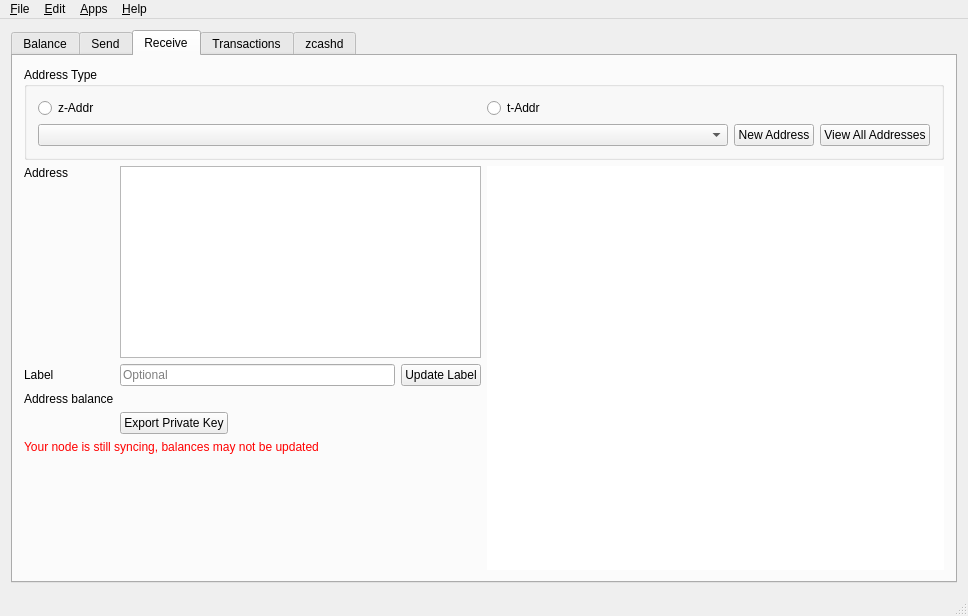
<?xml version="1.0" encoding="UTF-8"?>
<ui version="4.0">
 <class>MainWindow</class>
 <widget class="QMainWindow" name="MainWindow">
  <property name="geometry">
   <rect>
    <x>0</x>
    <y>0</y>
    <width>968</width>
    <height>616</height>
   </rect>
  </property>
  <property name="windowTitle">
   <string>YecWallet</string>
  </property>
  <property name="windowIcon">
   <iconset resource="../application.qrc">
    <normaloff>:/icons/res/icon.ico</normaloff>:/icons/res/icon.ico</iconset>
  </property>
  <widget class="QWidget" name="centralWidget">
   <layout class="QGridLayout" name="gridLayout_3">
    <item row="0" column="0">
     <widget class="QTabWidget" name="tabWidget">
      <property name="currentIndex">
       <number>2</number>
      </property>
      <widget class="QWidget" name="tab">
       <attribute name="title">
        <string>Balance</string>
       </attribute>
       <layout class="QGridLayout" name="gridLayout_2">
        <item row="0" column="0">
         <layout class="QHBoxLayout" name="horizontalLayout_5">
          <item>
           <widget class="QGroupBox" name="groupBox">
            <property name="minimumSize">
             <size>
              <width>250</width>
              <height>0</height>
             </size>
            </property>
            <property name="title">
             <string>Summary</string>
            </property>
            <property name="flat">
             <bool>false</bool>
            </property>
            <layout class="QGridLayout" name="gridLayout">
             <item row="0" column="0">
              <layout class="QVBoxLayout" name="verticalLayout">
               <item>
                <layout class="QHBoxLayout" name="horizontalLayout">
                 <item>
                  <widget class="QLabel" name="label">
                   <property name="sizePolicy">
                    <sizepolicy hsizetype="Minimum" vsizetype="Preferred">
                     <horstretch>0</horstretch>
                     <verstretch>0</verstretch>
                    </sizepolicy>
                   </property>
                   <property name="text">
                    <string>Shielded</string>
                   </property>
                  </widget>
                 </item>
                 <item>
                  <widget class="QLabel" name="balSheilded">
                   <property name="text">
                    <string/>
                   </property>
                   <property name="alignment">
                    <set>Qt::AlignRight|Qt::AlignTrailing|Qt::AlignVCenter</set>
                   </property>
                  </widget>
                 </item>
                </layout>
               </item>
               <item>
                <layout class="QHBoxLayout" name="horizontalLayout_2">
                 <item>
                  <widget class="QLabel" name="label_2">
                   <property name="sizePolicy">
                    <sizepolicy hsizetype="Minimum" vsizetype="Preferred">
                     <horstretch>0</horstretch>
                     <verstretch>0</verstretch>
                    </sizepolicy>
                   </property>
                   <property name="text">
                    <string>Transparent</string>
                   </property>
                  </widget>
                 </item>
                 <item>
                  <widget class="QLabel" name="balTransparent">
                   <property name="text">
                    <string/>
                   </property>
                   <property name="alignment">
                    <set>Qt::AlignRight|Qt::AlignTrailing|Qt::AlignVCenter</set>
                   </property>
                  </widget>
                 </item>
                </layout>
               </item>
               <item>
                <widget class="Line" name="line">
                 <property name="orientation">
                  <enum>Qt::Horizontal</enum>
                 </property>
                </widget>
               </item>
               <item>
                <layout class="QHBoxLayout" name="horizontalLayout_3">
                 <item>
                  <widget class="QLabel" name="label_3">
                   <property name="sizePolicy">
                    <sizepolicy hsizetype="Minimum" vsizetype="Preferred">
                     <horstretch>0</horstretch>
                     <verstretch>0</verstretch>
                    </sizepolicy>
                   </property>
                   <property name="font">
                    <font>
                     <weight>75</weight>
                     <bold>true</bold>
                    </font>
                   </property>
                   <property name="text">
                    <string>Total</string>
                   </property>
                  </widget>
                 </item>
                 <item>
                  <widget class="QLabel" name="balTotal">
                   <property name="font">
                    <font>
                     <weight>75</weight>
                     <bold>true</bold>
                    </font>
                   </property>
                   <property name="text">
                    <string/>
                   </property>
                   <property name="alignment">
                    <set>Qt::AlignRight|Qt::AlignTrailing|Qt::AlignVCenter</set>
                   </property>
                  </widget>
                 </item>
                </layout>
               </item>
               <item>
                <spacer name="verticalSpacer">
                 <property name="orientation">
                  <enum>Qt::Vertical</enum>
                 </property>
                 <property name="sizeHint" stdset="0">
                  <size>
                   <width>20</width>
                   <height>40</height>
                  </size>
                 </property>
                </spacer>
               </item>
               <item>
                <widget class="QLabel" name="lblSyncWarning">
                 <property name="styleSheet">
                  <string notr="true">color:red;</string>
                 </property>
                 <property name="text">
                  <string>Your node is still syncing, balances may not be updated</string>
                 </property>
                 <property name="wordWrap">
                  <bool>true</bool>
                 </property>
                </widget>
               </item>
               <item>
                <widget class="QLabel" name="unconfirmedWarning">
                 <property name="sizePolicy">
                  <sizepolicy hsizetype="Minimum" vsizetype="Preferred">
                   <horstretch>0</horstretch>
                   <verstretch>0</verstretch>
                  </sizepolicy>
                 </property>
                 <property name="styleSheet">
                  <string notr="true">color: red;</string>
                 </property>
                 <property name="text">
                  <string>Some transactions are not yet confirmed</string>
                 </property>
                </widget>
               </item>
              </layout>
             </item>
            </layout>
           </widget>
          </item>
          <item>
           <widget class="QGroupBox" name="groupBox_2">
            <property name="sizePolicy">
             <sizepolicy hsizetype="Expanding" vsizetype="Preferred">
              <horstretch>0</horstretch>
              <verstretch>0</verstretch>
             </sizepolicy>
            </property>
            <property name="title">
             <string>Address Balances</string>
            </property>
            <layout class="QHBoxLayout" name="horizontalLayout_4">
             <property name="spacing">
              <number>6</number>
             </property>
             <property name="leftMargin">
              <number>0</number>
             </property>
             <property name="topMargin">
              <number>0</number>
             </property>
             <property name="rightMargin">
              <number>0</number>
             </property>
             <property name="bottomMargin">
              <number>0</number>
             </property>
             <item>
              <widget class="QTableView" name="balancesTable">
               <property name="selectionMode">
                <enum>QAbstractItemView::SingleSelection</enum>
               </property>
               <property name="selectionBehavior">
                <enum>QAbstractItemView::SelectRows</enum>
               </property>
               <property name="cornerButtonEnabled">
                <bool>false</bool>
               </property>
               <attribute name="horizontalHeaderShowSortIndicator" stdset="0">
                <bool>false</bool>
               </attribute>
               <attribute name="horizontalHeaderStretchLastSection">
                <bool>true</bool>
               </attribute>
               <attribute name="verticalHeaderVisible">
                <bool>false</bool>
               </attribute>
              </widget>
             </item>
            </layout>
           </widget>
          </item>
         </layout>
        </item>
       </layout>
      </widget>
      <widget class="QWidget" name="tab_2">
       <attribute name="title">
        <string>Send</string>
       </attribute>
       <layout class="QVBoxLayout" name="verticalLayout_4">
        <item>
         <widget class="QGroupBox" name="groupBox_4">
          <property name="autoFillBackground">
           <bool>false</bool>
          </property>
          <property name="title">
           <string>From</string>
          </property>
          <property name="flat">
           <bool>false</bool>
          </property>
          <layout class="QVBoxLayout" name="verticalLayout_6">
           <item>
            <layout class="QHBoxLayout" name="horizontalLayout_8">
             <item>
              <widget class="AddressCombo" name="inputsCombo"/>
             </item>
            </layout>
           </item>
           <item>
            <layout class="QHBoxLayout" name="horizontalLayout_15">
             <item>
              <widget class="QLabel" name="label_5">
               <property name="text">
                <string>Address Balance</string>
               </property>
              </widget>
             </item>
             <item>
              <widget class="QLineEdit" name="sendAddressBalance">
               <property name="sizePolicy">
                <sizepolicy hsizetype="Preferred" vsizetype="Fixed">
                 <horstretch>0</horstretch>
                 <verstretch>0</verstretch>
                </sizepolicy>
               </property>
               <property name="alignment">
                <set>Qt::AlignRight|Qt::AlignTrailing|Qt::AlignVCenter</set>
               </property>
               <property name="readOnly">
                <bool>true</bool>
               </property>
              </widget>
             </item>
             <item>
              <widget class="QLabel" name="sendAddressBalanceUSD">
               <property name="text">
                <string/>
               </property>
              </widget>
             </item>
             <item>
              <spacer name="horizontalSpacer_6">
               <property name="orientation">
                <enum>Qt::Horizontal</enum>
               </property>
               <property name="sizeHint" stdset="0">
                <size>
                 <width>40</width>
                 <height>20</height>
                </size>
               </property>
              </spacer>
             </item>
            </layout>
           </item>
          </layout>
         </widget>
        </item>
        <item>
         <widget class="QGroupBox" name="groupBox_3">
          <property name="title">
           <string>Send To</string>
          </property>
          <property name="flat">
           <bool>false</bool>
          </property>
          <layout class="QVBoxLayout" name="verticalLayout_3">
           <property name="leftMargin">
            <number>0</number>
           </property>
           <property name="topMargin">
            <number>0</number>
           </property>
           <property name="rightMargin">
            <number>0</number>
           </property>
           <property name="bottomMargin">
            <number>0</number>
           </property>
           <item>
            <widget class="QScrollArea" name="sendToScrollArea">
             <property name="sizeAdjustPolicy">
              <enum>QAbstractScrollArea::AdjustToContents</enum>
             </property>
             <property name="widgetResizable">
              <bool>true</bool>
             </property>
             <widget class="QWidget" name="sendToWidgets">
              <property name="geometry">
               <rect>
                <x>0</x>
                <y>0</y>
                <width>928</width>
                <height>353</height>
               </rect>
              </property>
              <layout class="QVBoxLayout" name="sendToLayout">
               <item>
                <widget class="QGroupBox" name="verticalGroupBox">
                 <property name="title">
                  <string>Recipient</string>
                 </property>
                 <layout class="QVBoxLayout" name="sendAddressLayout">
                  <item>
                   <layout class="QHBoxLayout" name="horizontalLayout_12">
                    <item>
                     <widget class="QLabel" name="label_4">
                      <property name="text">
                       <string>Address</string>
                      </property>
                     </widget>
                    </item>
                    <item>
                     <widget class="QLineEdit" name="Address1">
                      <property name="placeholderText">
                       <string>Address</string>
                      </property>
                     </widget>
                    </item>
                    <item>
                     <widget class="QPushButton" name="AddressBook1">
                      <property name="text">
                       <string>Address Book</string>
                      </property>
                     </widget>
                    </item>
                   </layout>
                  </item>
                  <item>
                   <layout class="QHBoxLayout" name="horizontalLayout_13">
                    <item>
                     <widget class="QLabel" name="label_6">
                      <property name="text">
                       <string>Amount</string>
                      </property>
                     </widget>
                    </item>
                    <item>
                     <widget class="QLineEdit" name="Amount1">
                      <property name="baseSize">
                       <size>
                        <width>200</width>
                        <height>0</height>
                       </size>
                      </property>
                      <property name="alignment">
                       <set>Qt::AlignRight|Qt::AlignTrailing|Qt::AlignVCenter</set>
                      </property>
                      <property name="placeholderText">
                       <string>Amount</string>
                      </property>
                     </widget>
                    </item>
                    <item>
                     <widget class="QLabel" name="AmtUSD1">
                      <property name="text">
                       <string/>
                      </property>
                     </widget>
                    </item>
                    <item>
                     <widget class="QCheckBox" name="Max1">
                      <property name="text">
                       <string>Max Available</string>
                      </property>
                     </widget>
                    </item>
                    <item>
                     <spacer name="horizontalSpacer_4">
                      <property name="orientation">
                       <enum>Qt::Horizontal</enum>
                      </property>
                      <property name="sizeHint" stdset="0">
                       <size>
                        <width>40</width>
                        <height>20</height>
                       </size>
                      </property>
                     </spacer>
                    </item>
                    <item>
                     <widget class="QPushButton" name="MemoBtn1">
                      <property name="enabled">
                       <bool>true</bool>
                      </property>
                      <property name="toolTip">
                       <string/>
                      </property>
                      <property name="text">
                       <string>Memo</string>
                      </property>
                     </widget>
                    </item>
                   </layout>
                  </item>
                  <item>
                   <widget class="QLabel" name="MemoTxt1">
                    <property name="font">
                     <font>
                      <pointsize>10</pointsize>
                     </font>
                    </property>
                    <property name="text">
                     <string/>
                    </property>
                    <property name="wordWrap">
                     <bool>true</bool>
                    </property>
                   </widget>
                  </item>
                 </layout>
                </widget>
               </item>
               <item>
                <layout class="QHBoxLayout" name="horizontalLayout_7">
                 <item>
                  <spacer name="horizontalSpacer_2">
                   <property name="orientation">
                    <enum>Qt::Horizontal</enum>
                   </property>
                   <property name="sizeHint" stdset="0">
                    <size>
                     <width>40</width>
                     <height>20</height>
                    </size>
                   </property>
                  </spacer>
                 </item>
                 <item>
                  <widget class="QPushButton" name="addAddressButton">
                   <property name="baseSize">
                    <size>
                     <width>200</width>
                     <height>0</height>
                    </size>
                   </property>
                   <property name="text">
                    <string>Add Recipient</string>
                   </property>
                  </widget>
                 </item>
                 <item>
                  <spacer name="horizontalSpacer_3">
                   <property name="orientation">
                    <enum>Qt::Horizontal</enum>
                   </property>
                   <property name="sizeHint" stdset="0">
                    <size>
                     <width>40</width>
                     <height>20</height>
                    </size>
                   </property>
                  </spacer>
                 </item>
                </layout>
               </item>
               <item>
                <spacer name="verticalSpacer_2">
                 <property name="orientation">
                  <enum>Qt::Vertical</enum>
                 </property>
                 <property name="sizeHint" stdset="0">
                  <size>
                   <width>20</width>
                   <height>40</height>
                  </size>
                 </property>
                </spacer>
               </item>
              </layout>
             </widget>
            </widget>
           </item>
          </layout>
         </widget>
        </item>
        <item>
         <layout class="QHBoxLayout" name="layoutSendRecurring">
          <item>
           <widget class="QCheckBox" name="chkRecurring">
            <property name="text">
             <string>Recurring payment</string>
            </property>
           </widget>
          </item>
          <item>
           <widget class="QLabel" name="lblRecurDesc">
            <property name="text">
             <string>Every month, starting 12-May-2012, for 6 payments</string>
            </property>
           </widget>
          </item>
          <item>
           <widget class="QPushButton" name="btnRecurSchedule">
            <property name="text">
             <string>Edit Schedule</string>
            </property>
            <property name="checkable">
             <bool>false</bool>
            </property>
            <property name="checked">
             <bool>false</bool>
            </property>
           </widget>
          </item>
          <item>
           <spacer name="horizontalSpacer_7">
            <property name="orientation">
             <enum>Qt::Horizontal</enum>
            </property>
            <property name="sizeHint" stdset="0">
             <size>
              <width>40</width>
              <height>20</height>
             </size>
            </property>
           </spacer>
          </item>
         </layout>
        </item>
        <item>
         <layout class="QHBoxLayout" name="horizontalLayout_6">
          <item>
           <widget class="QLabel" name="minerFeeLabel">
            <property name="text">
             <string>Miner Fee</string>
            </property>
           </widget>
          </item>
          <item>
           <widget class="QLineEdit" name="minerFeeAmt">
            <property name="sizePolicy">
             <sizepolicy hsizetype="Preferred" vsizetype="Fixed">
              <horstretch>0</horstretch>
              <verstretch>0</verstretch>
             </sizepolicy>
            </property>
            <property name="text">
             <string>0</string>
            </property>
           </widget>
          </item>
          <item>
           <widget class="QLabel" name="lblMinerFeeUSD">
            <property name="text">
             <string/>
            </property>
           </widget>
          </item>
          <item>
           <widget class="QLabel" name="label_17">
            <property name="text">
             <string notr="true"/>
            </property>
           </widget>
          </item>
          <item>
           <spacer name="horizontalSpacer">
            <property name="orientation">
             <enum>Qt::Horizontal</enum>
            </property>
            <property name="sizeHint" stdset="0">
             <size>
              <width>40</width>
              <height>20</height>
             </size>
            </property>
           </spacer>
          </item>
          <item>
           <widget class="QPushButton" name="sendTransactionButton">
            <property name="baseSize">
             <size>
              <width>100</width>
              <height>0</height>
             </size>
            </property>
            <property name="text">
             <string>Send</string>
            </property>
            <property name="flat">
             <bool>false</bool>
            </property>
           </widget>
          </item>
          <item>
           <widget class="QPushButton" name="cancelSendButton">
            <property name="baseSize">
             <size>
              <width>100</width>
              <height>0</height>
             </size>
            </property>
            <property name="text">
             <string>Cancel</string>
            </property>
           </widget>
          </item>
         </layout>
        </item>
       </layout>
      </widget>
      <widget class="QWidget" name="tab_3">
       <attribute name="title">
        <string>Receive</string>
       </attribute>
       <layout class="QVBoxLayout" name="verticalLayout_5">
        <item>
         <layout class="QVBoxLayout" name="verticalLayout_8">
          <item>
           <widget class="QGroupBox" name="groupBox_6">
            <property name="title">
             <string>Address Type</string>
            </property>
            <property name="flat">
             <bool>false</bool>
            </property>
            <property name="checkable">
             <bool>false</bool>
            </property>
            <layout class="QVBoxLayout" name="verticalLayout_9">
             <item>
              <layout class="QHBoxLayout" name="horizontalLayout_9">
               <item>
                <widget class="QRadioButton" name="rdioZSAddr">
                 <property name="text">
                  <string>z-Addr</string>
                 </property>
                </widget>
               </item>
               <item>
                <widget class="QRadioButton" name="rdioTAddr">
                 <property name="sizePolicy">
                  <sizepolicy hsizetype="Preferred" vsizetype="Fixed">
                   <horstretch>0</horstretch>
                   <verstretch>0</verstretch>
                  </sizepolicy>
                 </property>
                 <property name="text">
                  <string>t-Addr</string>
                 </property>
                </widget>
               </item>
              </layout>
             </item>
             <item>
              <layout class="QHBoxLayout" name="horizontalLayout_10">
               <item>
                <widget class="AddressCombo" name="listRecieveAddresses">
                 <property name="sizePolicy">
                  <sizepolicy hsizetype="Expanding" vsizetype="Fixed">
                   <horstretch>0</horstretch>
                   <verstretch>0</verstretch>
                  </sizepolicy>
                 </property>
                 <property name="duplicatesEnabled">
                  <bool>false</bool>
                 </property>
                </widget>
               </item>
               <item>
                <widget class="QPushButton" name="btnRecieveNewAddr">
                 <property name="text">
                  <string>New Address</string>
                 </property>
                </widget>
               </item>
               <item>
                <widget class="QPushButton" name="btnViewAllAddresses">
                 <property name="text">
                  <string>View All Addresses</string>
                 </property>
                </widget>
               </item>
              </layout>
             </item>
            </layout>
           </widget>
          </item>
          <item>
           <layout class="QHBoxLayout" name="horizontalLayout_11">
            <item>
             <layout class="QVBoxLayout" name="verticalLayout_10">
              <item>
               <layout class="QGridLayout" name="gridLayout_4">
                <item row="1" column="0">
                 <widget class="QLabel" name="label_7">
                  <property name="text">
                   <string>Label</string>
                  </property>
                 </widget>
                </item>
                <item row="1" column="2">
                 <widget class="QPushButton" name="rcvUpdateLabel">
                  <property name="text">
                   <string>Update Label</string>
                  </property>
                 </widget>
                </item>
                <item row="2" column="1" colspan="2">
                 <widget class="QLabel" name="rcvBal">
                  <property name="text">
                   <string/>
                  </property>
                 </widget>
                </item>
                <item row="2" column="0">
                 <widget class="QLabel" name="label_21">
                  <property name="text">
                   <string>Address balance</string>
                  </property>
                 </widget>
                </item>
                <item row="1" column="1">
                 <widget class="QLineEdit" name="rcvLabel">
                  <property name="maxLength">
                   <number>40</number>
                  </property>
                  <property name="placeholderText">
                   <string>Optional</string>
                  </property>
                 </widget>
                </item>
                <item row="0" column="1" colspan="2">
                 <widget class="QPlainTextEdit" name="txtRecieve">
                  <property name="sizePolicy">
                   <sizepolicy hsizetype="Expanding" vsizetype="Preferred">
                    <horstretch>0</horstretch>
                    <verstretch>0</verstretch>
                   </sizepolicy>
                  </property>
                  <property name="readOnly">
                   <bool>true</bool>
                  </property>
                 </widget>
                </item>
                <item row="3" column="1" colspan="2">
                 <layout class="QHBoxLayout" name="horizontalLayout_16">
                  <item>
                   <widget class="QPushButton" name="exportKey">
                    <property name="text">
                     <string>Export Private Key</string>
                    </property>
                   </widget>
                  </item>
                  <item>
                   <spacer name="horizontalSpacer_5">
                    <property name="orientation">
                     <enum>Qt::Horizontal</enum>
                    </property>
                    <property name="sizeHint" stdset="0">
                     <size>
                      <width>40</width>
                      <height>20</height>
                     </size>
                    </property>
                   </spacer>
                  </item>
                 </layout>
                </item>
                <item row="0" column="0">
                 <widget class="QLabel" name="label_10">
                  <property name="text">
                   <string>Address</string>
                  </property>
                  <property name="alignment">
                   <set>Qt::AlignLeading|Qt::AlignLeft|Qt::AlignTop</set>
                  </property>
                 </widget>
                </item>
               </layout>
              </item>
              <item>
               <widget class="QLabel" name="lblSyncWarningReceive">
                <property name="styleSheet">
                 <string notr="true">color: red;</string>
                </property>
                <property name="text">
                 <string>Your node is still syncing, balances may not be updated</string>
                </property>
               </widget>
              </item>
              <item>
               <spacer name="verticalSpacer_5">
                <property name="orientation">
                 <enum>Qt::Vertical</enum>
                </property>
                <property name="sizeHint" stdset="0">
                 <size>
                  <width>20</width>
                  <height>40</height>
                 </size>
                </property>
               </spacer>
              </item>
             </layout>
            </item>
            <item>
             <widget class="QRCodeLabel" name="qrcodeDisplay">
              <property name="sizePolicy">
               <sizepolicy hsizetype="Expanding" vsizetype="Expanding">
                <horstretch>0</horstretch>
                <verstretch>0</verstretch>
               </sizepolicy>
              </property>
              <property name="styleSheet">
               <string notr="true">background-color: #fff</string>
              </property>
              <property name="text">
               <string/>
              </property>
             </widget>
            </item>
           </layout>
          </item>
         </layout>
        </item>
       </layout>
      </widget>
      <widget class="QWidget" name="tab_4">
       <attribute name="title">
        <string>Transactions</string>
       </attribute>
       <layout class="QVBoxLayout" name="verticalLayout_2">
        <item>
         <widget class="QTableView" name="transactionsTable">
          <property name="selectionMode">
           <enum>QAbstractItemView::SingleSelection</enum>
          </property>
          <property name="selectionBehavior">
           <enum>QAbstractItemView::SelectRows</enum>
          </property>
         </widget>
        </item>
       </layout>
      </widget>
      <widget class="QWidget" name="tab_5">
       <attribute name="title">
        <string>zcashd</string>
       </attribute>
       <layout class="QVBoxLayout" name="verticalLayout_7">
        <item>
         <layout class="QHBoxLayout" name="horizontalLayout_14">
          <item>
           <widget class="FilledIconLabel" name="zcashdlogo">
            <property name="sizePolicy">
             <sizepolicy hsizetype="Expanding" vsizetype="Expanding">
              <horstretch>0</horstretch>
              <verstretch>0</verstretch>
             </sizepolicy>
            </property>
            <property name="text">
             <string/>
            </property>
            <property name="scaledContents">
             <bool>false</bool>
            </property>
           </widget>
          </item>
          <item>
           <widget class="QGroupBox" name="groupBox_5">
            <property name="title">
             <string/>
            </property>
            <layout class="QGridLayout" name="gridLayout_5">
             <item row="5" column="0" colspan="3">
              <widget class="QLabel" name="label_14">
               <property name="text">
                <string>You are currently not mining</string>
               </property>
              </widget>
             </item>
             <item row="6" column="0">
              <spacer name="verticalSpacer_4">
               <property name="orientation">
                <enum>Qt::Vertical</enum>
               </property>
               <property name="sizeHint" stdset="0">
                <size>
                 <width>20</width>
                 <height>40</height>
                </size>
               </property>
              </spacer>
             </item>
             <item row="2" column="2">
              <widget class="QLabel" name="numconnections">
               <property name="text">
                <string>Loading...</string>
               </property>
              </widget>
             </item>
             <item row="1" column="0">
              <widget class="QLabel" name="heightLabel">
               <property name="text">
                <string>Block height</string>
               </property>
              </widget>
             </item>
             <item row="3" column="2">
              <widget class="QLabel" name="solrate">
               <property name="text">
                <string>Loading...</string>
               </property>
              </widget>
             </item>
             <item row="3" column="0">
              <widget class="QLabel" name="label_12">
               <property name="text">
                <string>Network solution rate</string>
               </property>
              </widget>
             </item>
             <item row="2" column="0">
              <widget class="QLabel" name="label_8">
               <property name="text">
                <string>Connections</string>
               </property>
              </widget>
             </item>
             <item row="1" column="2">
              <widget class="QLabel" name="blockheight">
               <property name="text">
                <string>Loading...</string>
               </property>
              </widget>
             </item>
             <item row="4" column="0" colspan="3">
              <widget class="Line" name="line_2">
               <property name="orientation">
                <enum>Qt::Horizontal</enum>
               </property>
              </widget>
             </item>
             <item row="0" column="0">
              <spacer name="verticalSpacer_3">
               <property name="orientation">
                <enum>Qt::Vertical</enum>
               </property>
               <property name="sizeHint" stdset="0">
                <size>
                 <width>20</width>
                 <height>40</height>
                </size>
               </property>
              </spacer>
             </item>
             <item row="3" column="1">
              <widget class="QLabel" name="label_9">
               <property name="text">
                <string>|</string>
               </property>
              </widget>
             </item>
             <item row="2" column="1">
              <widget class="QLabel" name="label_11">
               <property name="text">
                <string>|</string>
               </property>
              </widget>
             </item>
             <item row="1" column="1">
              <widget class="QLabel" name="label_13">
               <property name="text">
                <string>|</string>
               </property>
              </widget>
             </item>
            </layout>
           </widget>
          </item>
         </layout>
        </item>
       </layout>
      </widget>
     </widget>
    </item>
   </layout>
  </widget>
  <widget class="QMenuBar" name="menuBar">
   <property name="geometry">
    <rect>
     <x>0</x>
     <y>0</y>
     <width>968</width>
     <height>19</height>
    </rect>
   </property>
   <widget class="QMenu" name="menuFile">
    <property name="title">
     <string>&amp;File</string>
    </property>
    <addaction name="actionRequest_zcash"/>
    <addaction name="actionPay_URI"/>
    <addaction name="separator"/>
    <addaction name="actionImport_Private_Key"/>
    <addaction name="actionExport_All_Private_Keys"/>
    <addaction name="actionBackup_wallet_dat"/>
    <addaction name="separator"/>
    <addaction name="actionExport_transactions"/>
    <addaction name="separator"/>
    <addaction name="actionExit"/>
   </widget>
   <widget class="QMenu" name="menuHelp">
    <property name="title">
     <string>&amp;Help</string>
    </property>
    <addaction name="actionDonate"/>
    <addaction name="actionCheck_for_Updates"/>
    <addaction name="actionAbout"/>
   </widget>
   <widget class="QMenu" name="menuApps">
    <property name="title">
     <string>&amp;Apps</string>
    </property>
    <addaction name="actionConnect_Mobile_App"/>
    <addaction name="separator"/>
    <addaction name="actionTurnstile_Migration"/>
   </widget>
   <widget class="QMenu" name="menu_Edit">
    <property name="title">
     <string>&amp;Edit</string>
    </property>
    <addaction name="action_Address_Book"/>
    <addaction name="actionSettings"/>
   </widget>
   <addaction name="menuFile"/>
   <addaction name="menu_Edit"/>
   <addaction name="menuApps"/>
   <addaction name="menuHelp"/>
  </widget>
  <widget class="QStatusBar" name="statusBar"/>
  <action name="actionExit">
   <property name="text">
    <string>E&amp;xit</string>
   </property>
  </action>
  <action name="actionAbout">
   <property name="text">
    <string>&amp;About</string>
   </property>
  </action>
  <action name="actionSettings">
   <property name="text">
    <string>&amp;Settings</string>
   </property>
   <property name="shortcut">
    <string>Ctrl+P</string>
   </property>
  </action>
  <action name="actionDonate">
   <property name="text">
    <string>&amp;Donate</string>
   </property>
  </action>
  <action name="actionCheck_for_Updates">
   <property name="text">
    <string>Check github.com for &amp;updates</string>
   </property>
  </action>
  <action name="actionTurnstile_Migration">
   <property name="text">
    <string>Sapling &amp;turnstile</string>
   </property>
   <property name="shortcut">
    <string>Ctrl+A, Ctrl+T</string>
   </property>
  </action>
  <action name="actionImport_Private_Key">
   <property name="text">
    <string>&amp;Import private key</string>
   </property>
  </action>
  <action name="actionExport_All_Private_Keys">
   <property name="text">
    <string>&amp;Export all private keys</string>
   </property>
  </action>
  <action name="actionz_board_net">
   <property name="text">
    <string>&amp;z-board.net</string>
   </property>
   <property name="shortcut">
    <string>Ctrl+A, Ctrl+Z</string>
   </property>
  </action>
  <action name="action_Address_Book">
   <property name="text">
    <string>Address &amp;book</string>
   </property>
   <property name="shortcut">
    <string>Ctrl+B</string>
   </property>
  </action>
  <action name="actionBackup_wallet_dat">
   <property name="text">
    <string>&amp;Backup wallet.dat</string>
   </property>
  </action>
  <action name="actionExport_transactions">
   <property name="text">
    <string>Export transactions</string>
   </property>
  </action>
  <action name="actionPay_URI">
   <property name="text">
    <string>Pay ycash &amp;URI...</string>
   </property>
  </action>
  <action name="actionConnect_Mobile_App">
   <property name="text">
    <string>Connect mobile &amp;app</string>
   </property>
   <property name="shortcut">
    <string>Ctrl+M</string>
   </property>
  </action>
  <action name="actionRequest_zcash">
   <property name="text">
    <string>Request ycash...</string>
   </property>
  </action>
 </widget>
 <layoutdefault spacing="6" margin="11"/>
 <customwidgets>
  <customwidget>
   <class>AddressCombo</class>
   <extends>QComboBox</extends>
   <header>addresscombo.h</header>
  </customwidget>
  <customwidget>
   <class>QRCodeLabel</class>
   <extends>QLabel</extends>
   <header>qrcodelabel.h</header>
  </customwidget>
  <customwidget>
   <class>FilledIconLabel</class>
   <extends>QLabel</extends>
   <header>fillediconlabel.h</header>
  </customwidget>
 </customwidgets>
 <tabstops>
  <tabstop>tabWidget</tabstop>
  <tabstop>inputsCombo</tabstop>
  <tabstop>Address1</tabstop>
  <tabstop>Amount1</tabstop>
  <tabstop>Max1</tabstop>
  <tabstop>AddressBook1</tabstop>
  <tabstop>MemoBtn1</tabstop>
  <tabstop>addAddressButton</tabstop>
  <tabstop>sendTransactionButton</tabstop>
  <tabstop>cancelSendButton</tabstop>
  <tabstop>rdioZSAddr</tabstop>
  <tabstop>rdioTAddr</tabstop>
  <tabstop>listRecieveAddresses</tabstop>
  <tabstop>btnRecieveNewAddr</tabstop>
  <tabstop>txtRecieve</tabstop>
  <tabstop>rcvLabel</tabstop>
  <tabstop>rcvUpdateLabel</tabstop>
  <tabstop>transactionsTable</tabstop>
  <tabstop>balancesTable</tabstop>
  <tabstop>minerFeeAmt</tabstop>
  <tabstop>sendAddressBalance</tabstop>
  <tabstop>sendToScrollArea</tabstop>
 </tabstops>
 <resources>
  <include location="../application.qrc"/>
 </resources>
 <connections/>
</ui>
